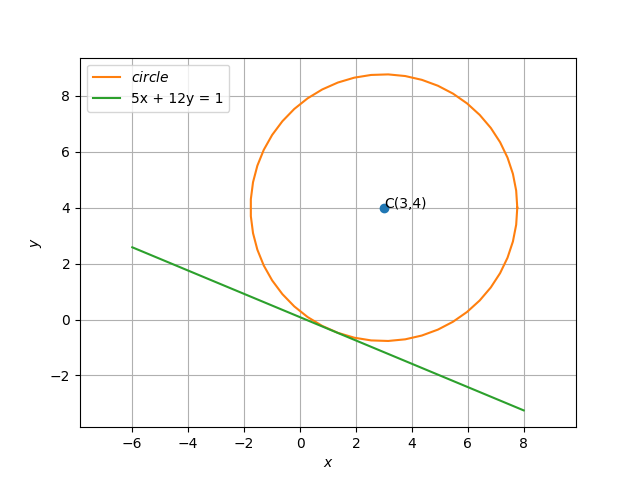

Write the Python code that produced this figure.
import math
import numpy as np
import matplotlib.pyplot as plt 
from numpy import linalg as LA

C = np.array([3,4])
n = np.array([5,12])
x = np.linspace(-6,8,50)

r = abs(((np.dot(n,C)) -1)/(np.linalg.norm(n)))

def circ_gen(C,r):
	len = 50
	theta = np.linspace(0,2*np.pi,len)
	x_circ = np.zeros((2,len))
	x_circ[0,:] = r*np.cos(theta)
	x_circ[1,:] = r*np.sin(theta)
	x_circ = (x_circ.T + C).T
	return x_circ

##Generating the circle
x_circ= circ_gen(C,r)
y = (1 - 5*x)/12

plt.plot(3,4,'-o')
plt.plot(x_circ[0,:],x_circ[1,:],label='$circle$')
plt.plot(x, y, label='5x + 12y = 1')
plt.annotate("C(3,4)", (3, 4))
plt.xlabel('$x$')
plt.ylabel('$y$')
plt.legend(loc='best')
plt.grid() # minor
plt.axis('equal')

plt.show()
